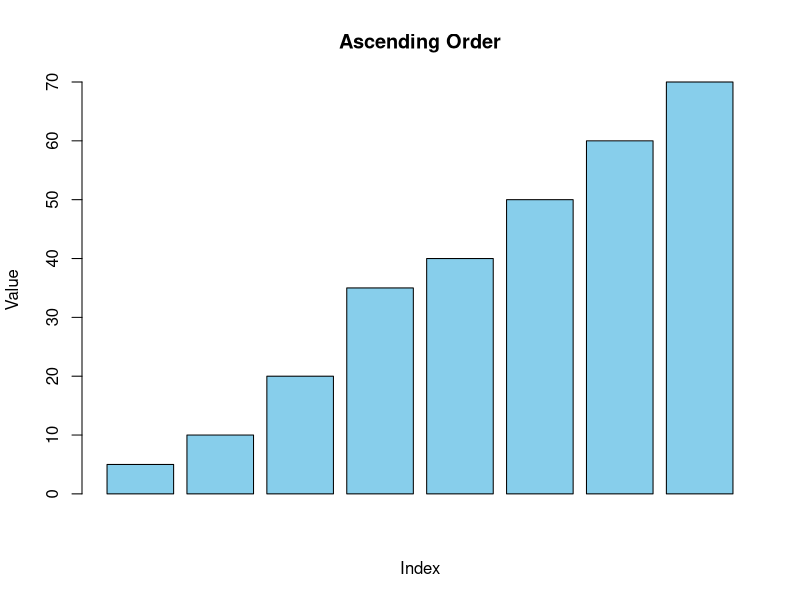

Generate this figure with R:
vec <- c(50,70,10,35,40,60,20,5)

asc <- sort(vec)
desc <- sort(vec, decreasing = TRUE)

print(vec)
print(asc)
print(desc)

png("asc.png", width = 800, height = 600)

barplot(
    asc,
    main = "Ascending Order",
    xlab = "Index",
    ylab = "Value",
    col = "skyblue"
)
dev.off()
